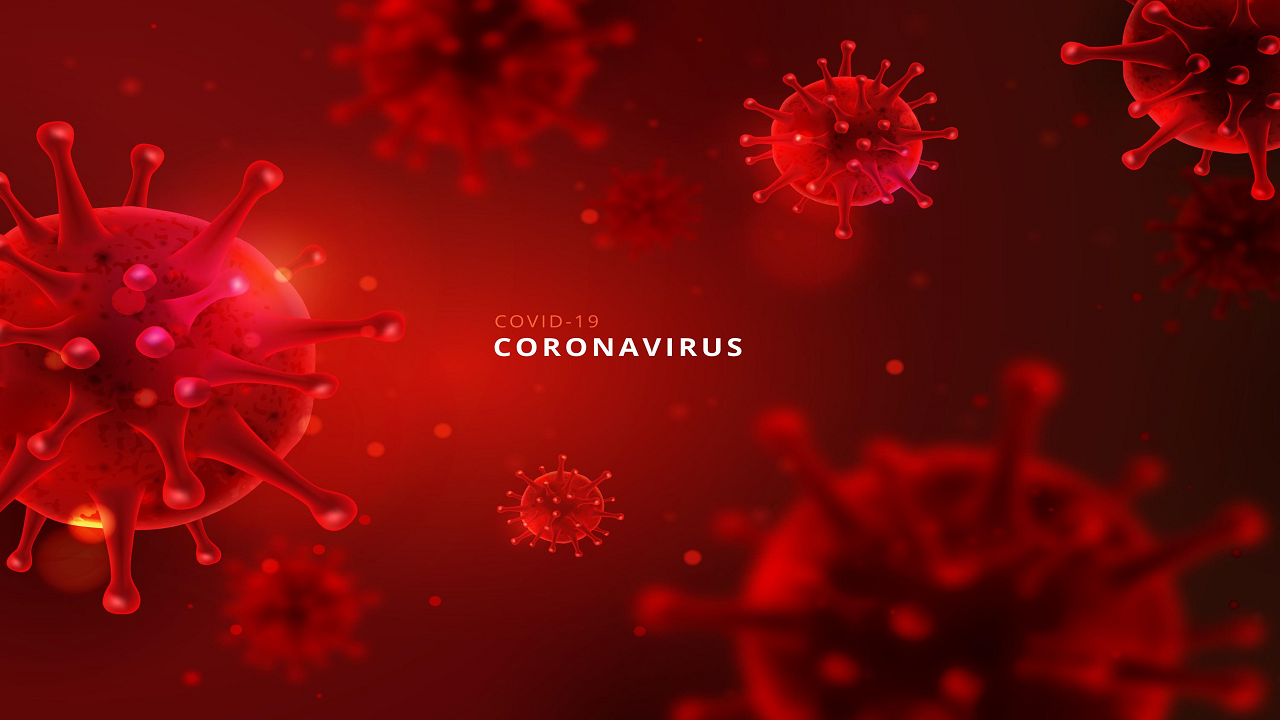
#> input picture red.png, 1280 x 720 px
$ python pp.py
#> lines starting #> are read from the running program, lines starting #| are printed output that depends on the picture
from tkinter import *
import tkinter as tk
from PIL import Image
from PIL import ImageTk, Image
import cv2
import os
import sys
from tkinter import *
import tkinter as ttk
import random
import numpy as np
from playsound import playsound
from tkinter.filedialog import askopenfilename
import shutil
import PIL.Image
import matplotlib.pyplot as plt


root = Tk()

root.title("covid Prediction")

root.geometry("1280x720")
#root.configure(background ="LightCyan3")
BG = PhotoImage(file = 'red.png')
label = ttk.Label(root, image = BG)


dirPath = "testpicture"
fileList = os.listdir(dirPath)
for fileName in fileList:
    os.remove(dirPath + "/" + fileName)
# C:/Users/sagpa/Downloads/images is the location of the image which you want to test..... you can change it according to the image location you have
fileName = askopenfilename(initialdir='C:\\Users\\Sush\\Desktop\\covid\\test', title='Select image for analysis ',
                       filetypes=[('image files', '.png')])
#> the answer given: red.png
dst = "testpicture"
print(fileName)
print (os.path.split(fileName)[-1])
if os.path.split(fileName)[-1].split('.') == 'h (1)':
    print('dfdffffffffffffff')
shutil.copy(fileName, dst)
load = PIL.Image.open(fileName)
#> load is the input picture: PIL image 1280x720 RGBA; mean R, G, B, A 113.6, 9, 7.6, 255


img = cv2.imread(fileName)
kernel = np.ones((6,6),np.float32)/25
dst = cv2.filter2D(img,-1,kernel)
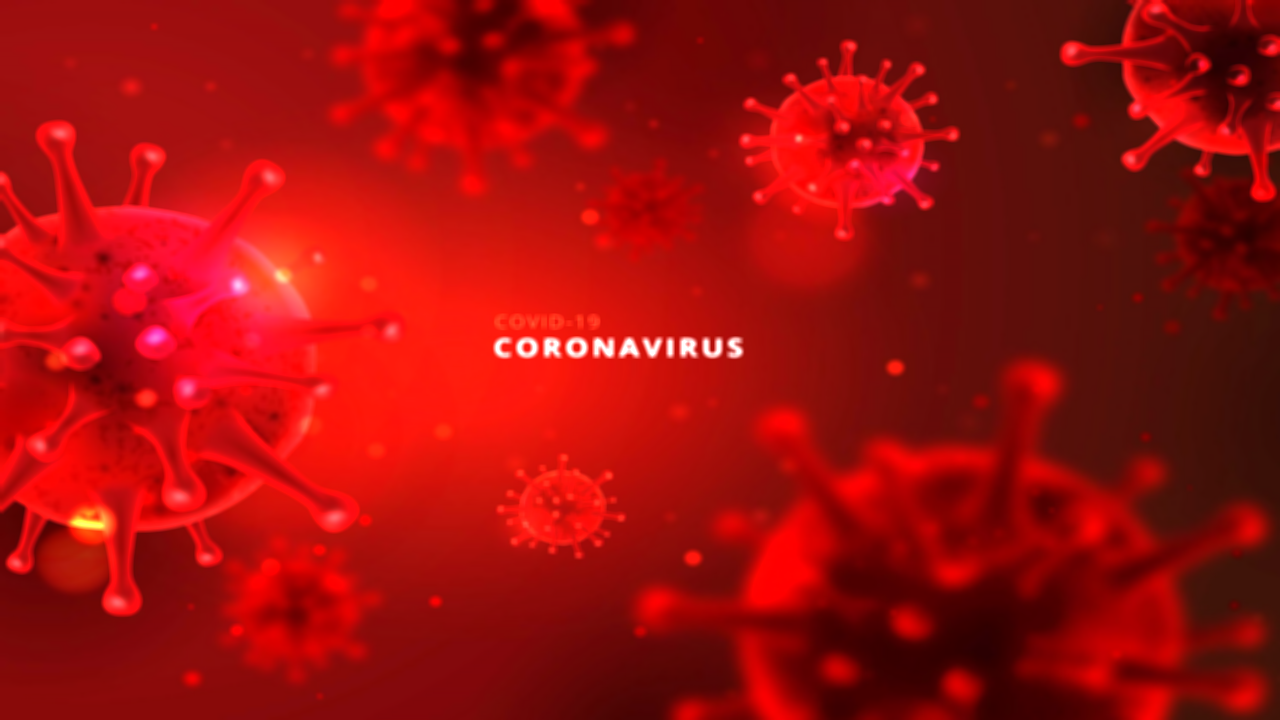
#> dst: shape (720, 1280, 3); mean B, G, R 10.9, 12.9, 160
plt.subplot(121),plt.imshow(img),plt.title('Original')
plt.xticks([]), plt.yticks([])
plt.subplot(122),plt.imshow(dst),plt.title('Preproccessed')

plt.xticks([]), plt.yticks([])
plt.show()
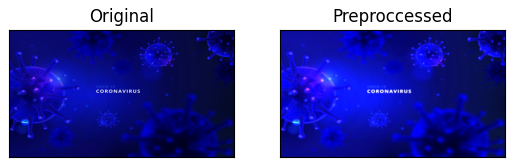
#> figure drawn by matplotlib, 2 panels; B, G, R data is drawn as R, G, B
playsound("pp.mp3")
